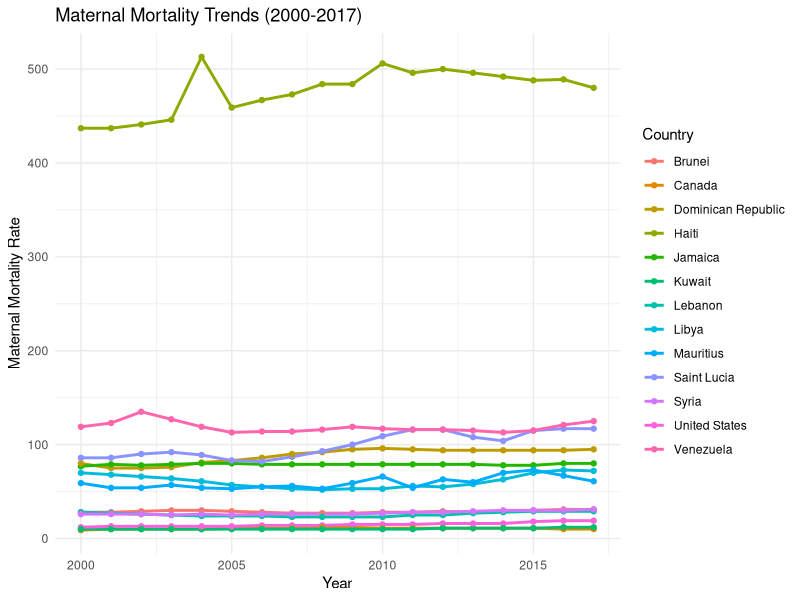

Generate this figure with R:
## ---- chunk 1
# load packages

library(here)
library(tidyverse)
library(dplyr)
library(knitr)
library(kableExtra)
library(here)

# load data 

here()

# load dataset from project folder "original"

rawdat <- read.csv(here("original", "final_conflict.csv"), header = TRUE)
rawdat <- as.tibble(rawdat)
summary(rawdat)

# select only needed variables (Country name, ISO, Year, Maternal mortality) and select for only years <2018
df_trend <- rawdat %>% select(country_name, ISO, Year, Maternal.Mortality) %>% 
  filter(Year < 2018)

#isolate only countries in which there was an increase in maternal mortality between 2000 and 2017 and create a vector of their names
up_trend <- df_trend %>% 
  filter(Year == 2000 | Year == 2017) %>% 
  arrange(ISO, Year) %>% 
  group_by(ISO) %>% 
  mutate(diffmatmor = Maternal.Mortality - Maternal.Mortality[1L]) %>% 
  filter(diffmatmor > 0)

#Remove rows with missing data
up_trend <- up_trend[1:13,]

#make a vector with all of our countries to include in the figure and then subset our df_trend dataset for these countries
countries_trend <- c("Brunei", "Canada", "Dominican Republic", "Haiti", 
                    "Jamaica", "Kuwait"            
                    , "Lebanon", "Libya",             
                    "Saint Lucia","Mauritius"         
                    ,"Syria", "United States"     
                      ,"Venezuela")
final_trend <- df_trend %>% filter(country_name %in% countries_trend)

#Plot trend using ggplot
ggplot(final_trend, aes(x = Year, y = Maternal.Mortality, color = country_name)) +
  geom_line(size = 1) +        
  geom_point() +               
  labs(
    title = "Maternal Mortality Trends (2000-2017)",
    x = "Year",
    y = "Maternal Mortality Rate",
    color = "Country"
  ) +
  theme_minimal() +           
  scale_color_hue()
